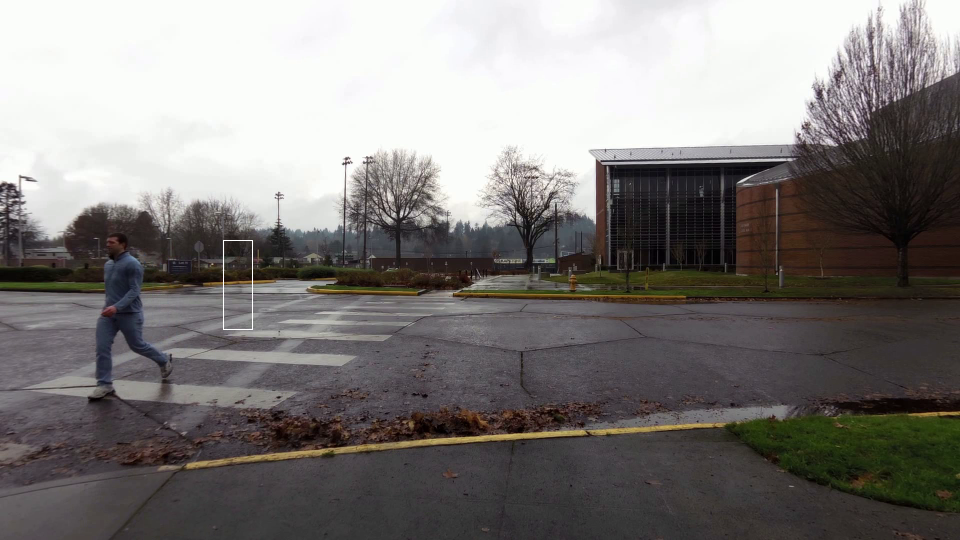
//> input picture CPP-work/Feature-Detection/feature-descriptor/imgg1.png, 960 x 540 px
$ ./feature_descriptor   (built with g++ and OpenCV 4)
//> lines starting //> are read from the running program, lines starting //| are printed output that depends on the picture
//Use the cv::DescriptorExtractor interface in order to find the feature vector correspondent to the keypoints.Specifically :
//
//    Use cv::xfeatures2d::SURFand its function cv::xfeatures2d::SURF::compute to perform the required calculations.
//    Use a cv::DescriptorMatcher to match the features vector
//    Use the function cv::drawMatches to draw the detected matches.


#include <iostream>
#include "opencv2/core.hpp"
#ifdef HAVE_OPENCV_XFEATURES2D
#include "opencv2/highgui.hpp"
#include "opencv2/features2d.hpp"
#include "opencv2/xfeatures2d.hpp"
using namespace cv;
using namespace cv::xfeatures2d;
using std::cout;
using std::endl;

int main(int argc, char* argv[])
{

    Mat img1 = imread("E:/workspace/WFH/imgg1.png", IMREAD_GRAYSCALE);
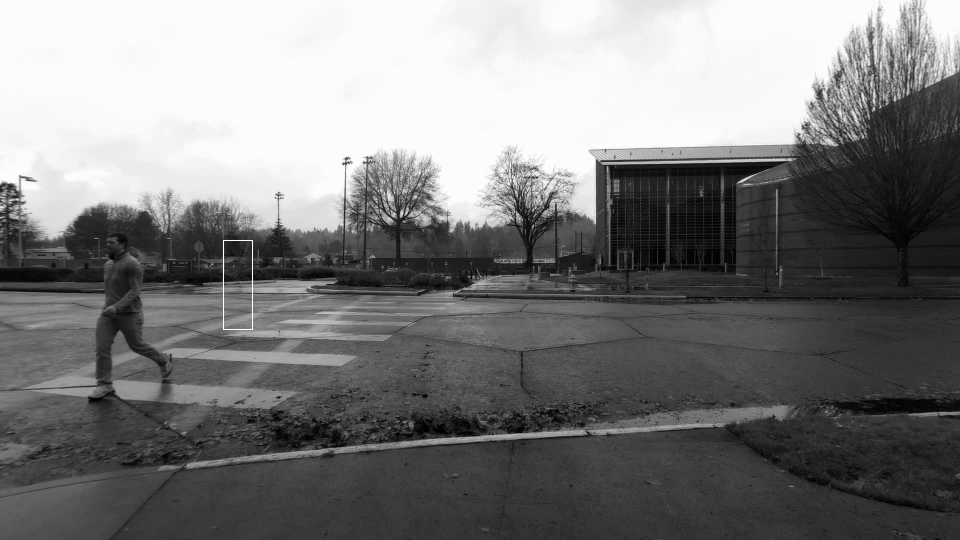
//> img1: 540 rows x 960 cols, CV_8UC1; min 0, max 255, mean 123.9
    Mat img2 = imread("E:/workspace/WFH/imgg2.png", IMREAD_GRAYSCALE);
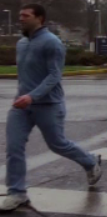
//> input picture CPP-work/Feature-Detection/feature-descriptor/imgg2.PNG, 107 x 217 px
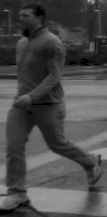
//> img2: 217 rows x 107 cols, CV_8UC1; min 0, max 173, mean 74.6
    if (img1.empty() || img2.empty())
    {
        cout << "Could not open or find the image!\n" << endl;

        return -1;
    }
    //-- Step 1: Detect the keypoints using SURF Detector, compute the descriptors
    int minHessian = 400;
//> (the run ends here: the program stops with an error, at `Ptr<SURF> detector = SURF::create(minHessian);`)
